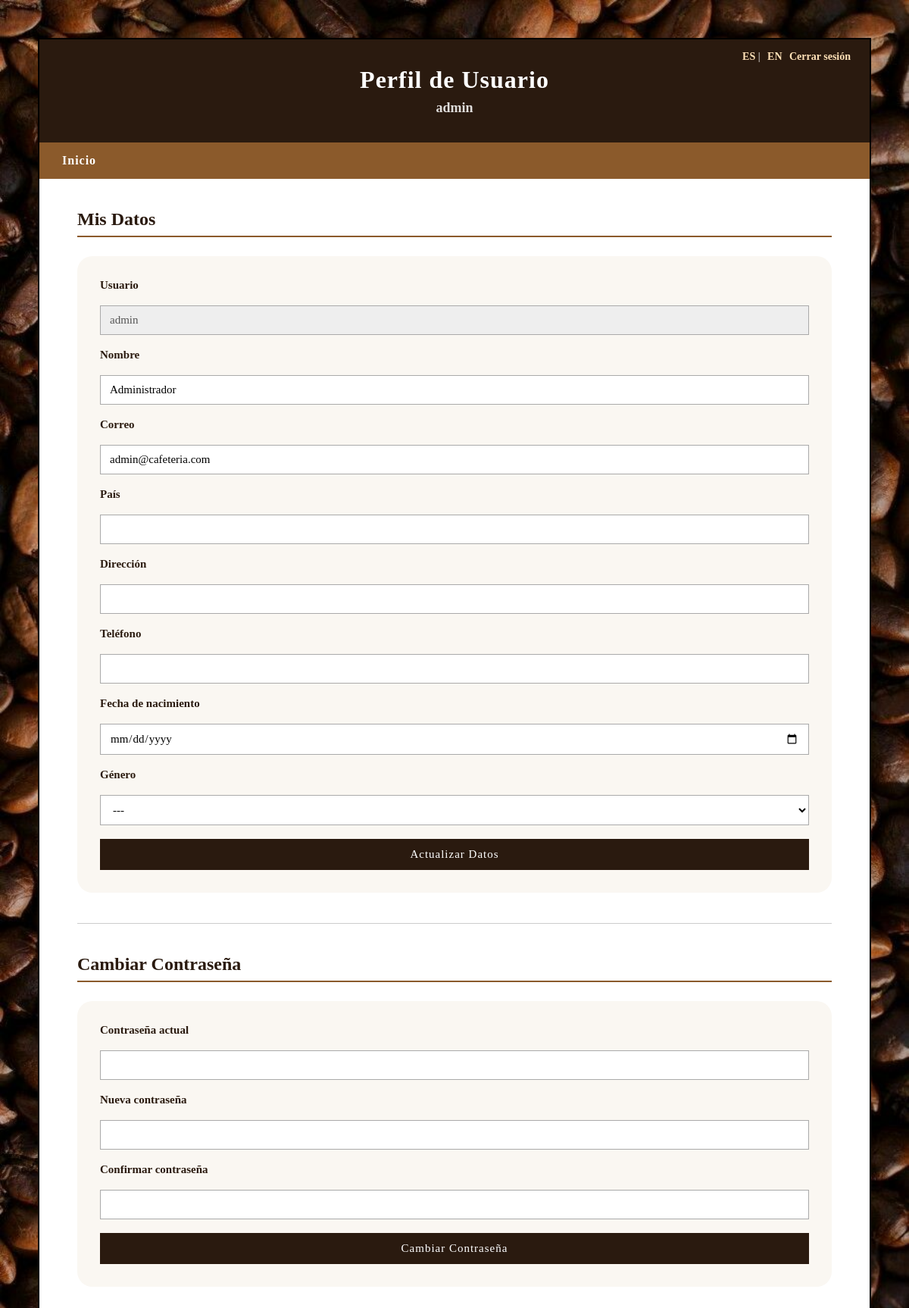
Page /vistas/perfil.php (signed in) on the committed database.
### tables this page shows
CREATE TABLE `usuarios` (
  `id_usuario` int(11) NOT NULL,
  `usuario` varchar(50) NOT NULL,
  `nombre` varchar(100) NOT NULL,
  `correo` varchar(100) NOT NULL,
  `password` varchar(255) NOT NULL,
  `pais` varchar(50) DEFAULT NULL,
  `idioma` varchar(5) DEFAULT 'es',
  `rol` enum('admin','user') DEFAULT 'user',
  `fecha_registro` timestamp NOT NULL DEFAULT current_timestamp(),
  `direccion` varchar(150) DEFAULT NULL,
  `telefono` varchar(30) DEFAULT NULL,
  `fecha_nacimiento` date DEFAULT NULL,
  `genero` enum('Masculino','Femenino','Otro') DEFAULT NULL
);

### vistas/perfil.php (the view, shortened to what this page needs)
<?php
require "../conexion.php";
$idUsuario = $_SESSION['id'];
$idioma = $_SESSION['idioma'];
$txt = [
    'es' => [
        'perfil' => 'Perfil de Usuario',
        'datos' => 'Mis Datos',
        'usuario' => 'Usuario',
        'nombre' => 'Nombre',
        'correo' => 'Correo',
        'pais' => 'País',
        'direccion' => 'Dirección',
        'telefono' => 'Teléfono',
        'fecha' => 'Fecha de nacimiento',
        'genero' => 'Género',
        'actualizar' => 'Actualizar Datos',
        'cambiar' => 'Cambiar Contraseña',
        'actual' => 'Contraseña actual',
        'nueva' => 'Nueva contraseña',
        'confirmar' => 'Confirmar contraseña',
        'logout' => 'Cerrar sesión'
    ],
    'en' => [
        'perfil' => 'User Profile',
        'datos' => 'My Data',
        'usuario' => 'Username',
        'nombre' => 'Name',
        'correo' => 'Email',
        'pais' => 'Country',
        'direccion' => 'Address',
        'telefono' => 'Phone',
        'fecha' => 'Birth date',
        'genero' => 'Gender',
        'actualizar' => 'Update Data',
        'cambiar' => 'Change Password',
        'actual' => 'Current password',
        'nueva' => 'New password',
        'confirmar' => 'Confirm password',
        'logout' => 'Logout'
    ]
];
$t = $txt[$idioma];
$stmt = $pdo->prepare(
    "SELECT usuario, nombre, correo, pais, direccion, telefono, fecha_nacimiento, genero
     FROM usuarios WHERE id_usuario=?"
);
$stmt->execute([$idUsuario]);
$usuario = $stmt->fetch(PDO::FETCH_ASSOC);
?>
<!DOCTYPE html>
<html lang="<?= $idioma ?>">
<head>
    <link rel="stylesheet" href="../css/perfil.css">
</head>
<body>
<div class="container">
<header class="perfil-header">
    <div class="header-top-right">
        <a href="?lang=es">ES</a> |
        <a href="?lang=en">EN</a>
        <a href="logout.php" class="logout"><?= $t['logout'] ?></a>
    </div>
    <h1><?= $t['perfil'] ?></h1>
    <h3><?= htmlspecialchars($_SESSION['usuario']) ?></h3>
</header>
<nav>
    <a href="inicio.php">Inicio</a>
</nav>
<section>
<h2><?= $t['datos'] ?></h2>
<form method="POST">
<label><?= $t['usuario'] ?></label>
<input type="text" value="<?= htmlspecialchars($usuario['usuario']) ?>" disabled>
<label><?= $t['nombre'] ?></label>
<input type="text" name="nombre" value="<?= htmlspecialchars($usuario['nombre']) ?>" required>
<label><?= $t['correo'] ?></label>
<input type="email" name="correo" value="<?= htmlspecialchars($usuario['correo']) ?>" required>
<label><?= $t['pais'] ?></label>
<input type="text" name="pais" value="<?= htmlspecialchars($usuario['pais']) ?>">
<label><?= $t['direccion'] ?></label>
<input type="text" name="direccion" value="<?= htmlspecialchars($usuario['direccion']) ?>">
<label><?= $t['telefono'] ?></label>
<input type="text" name="telefono" value="<?= htmlspecialchars($usuario['telefono']) ?>">
<label><?= $t['fecha'] ?></label>
<input type="date" name="fecha" value="<?= htmlspecialchars($usuario['fecha_nacimiento']) ?>">
<label><?= $t['genero'] ?></label>
<select name="genero">
    <option value="">---</option>
</select>
<button name="actualizar"><?= $t['actualizar'] ?></button>
</form>
<hr>
<h2><?= $t['cambiar'] ?></h2>
<form method="POST">
<label><?= $t['actual'] ?></label>
<input type="password" name="actual" required>
<label><?= $t['nueva'] ?></label>
<input type="password" name="nueva" required>
<label><?= $t['confirmar'] ?></label>
<input type="password" name="confirmar" required>
<button name="cambiar"><?= $t['cambiar'] ?></button>
</form>
</section>
</div>
</body>
</html>

### css/perfil.css (style rules this page uses)
* { margin: 0; padding: 0; box-sizing: border-box; font-family: "Times New Roman", Times, serif; }
body { background-image: url(../img/fondo_perfil.jpg) ; background-size: cover; color: #2a1a0f; }
.container { max-width: 1100px; margin: 50px auto; background: #fff; border: 2px solid #000; }
header { background: #2a1a0f; color: #fff; padding: 35px 30px; text-align: center; }
header h1 { font-size: 32px; margin-bottom: 8px; letter-spacing: 1px; }
header h3 { font-size: 18px; opacity: 0.85; }
nav { display: flex; align-items: center; gap: 25px; padding: 15px 30px; background: #8b5a2b; }
nav a { color: #fff; text-decoration: none; font-weight: bold; letter-spacing: 1px; }
section { padding: 40px 50px; }
section h2 { font-size: 24px; margin-bottom: 25px; border-bottom: 2px solid #8b5a2b; padding-bottom: 8px; }
form { display: grid; grid-template-columns: 1fr 1fr; gap: 18px 40px; margin-bottom: 35px; }
form label { grid-column: span 2; font-weight: bold; font-size: 15px; }
form input, form select { grid-column: span 2; padding: 10px 12px; border: 1px solid #aaa; font-size: 15px; background: #fff; }
form input:disabled { background: #eee; color: #555; }
button { grid-column: span 2; padding: 12px; background: #2a1a0f; color: #fff; border: none; cursor: pointer; font-size: 15px; letter-spacing: 1px; transition: background 0.3s ease; }
hr { border: none; border-top: 1px solid #ccc; margin: 40px 0; }
.perfil-header { position: relative; }
.header-top-right { position: absolute; top: 15px; right: 25px; font-size: 14px; }
.header-top-right a { color: #ffe2b8; text-decoration: none; margin-left: 6px; font-weight: bold; }
form { background: #faf7f2; padding: 30px; border-radius: 20px; }

### rows in the picture
usuarios: usuario "admin", nombre "Administrador", correo "admin@cafeteria.com"

### other values in the picture
$t['logout'] "Cerrar sesión"
$t['perfil'] "Perfil de Usuario"
$_SESSION['usuario'] "admin"
$t['datos'] "Mis Datos"
$t['usuario'] "Usuario"
$t['nombre'] "Nombre"
$t['correo'] "Correo"
$t['pais'] "País"
$t['direccion'] "Dirección"
$t['telefono'] "Teléfono"
$t['fecha'] "Fecha de nacimiento"
$t['genero'] "Género"
$t['actualizar'] "Actualizar Datos"
$t['cambiar'] "Cambiar Contraseña"
$t['actual'] "Contraseña actual"
